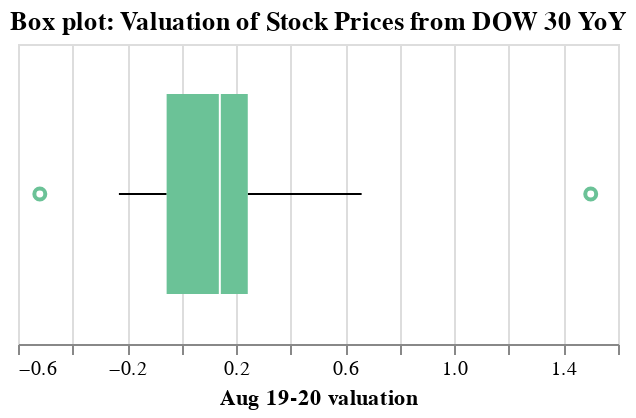

Notebook source saved alongside this figure:
### Code cell
# Box plot with altair

source = prices2

alt.Chart(source, title= 'Box plot: Valuation of Stock Prices from DOW 30 YoY').mark_boxplot(size=100).encode(
    x='Aug 19-20 valuation:Q',
).configure_mark(
    opacity=1,
    color='#6bc297',

).properties(
    width=300,
    height=150
)

### Figure 1 — Vega-Lite specification as saved in the notebook (floating-point values rounded to 4 significant figures)
{"config": {"view": {"continuousWidth": 400, "continuousHeight": 300}, "mark": {"color": "#6bc297", "opacity": 1}}, "data": {"name": "data-dd18187939edda1741f4b74cd208e129"}, "mark": {"type": "boxplot", "size": 100}, "encoding": {"x": {"type": "quantitative", "field": "Aug 19-20 valuation"}}, "height": 150, "title": "Box plot: Valuation of Stock Prices from DOW 30 YoY", "width": 300, "$schema": "https://vega.github.io/schema/vega-lite/v4.8.1.json", "datasets": {"data-dd18187939edda1741f4b74cd208e129": [{"Ticker Code": "AAPL", "Aug 2019": 51.48, "Aug 2020": 128.8, "Aug 19-20 valuation": 1.5}, {"Ticker Code": "AMGN", "Aug 2019": 201.6, "Aug 2020": 251.6, "Aug 19-20 valuation": 0.25}, {"Ticker Code": "AXP", "Aug 2019": 118.3, "Aug 2020": 101.6, "Aug 19-20 valuation": -0.14}, {"Ticker Code": "BA", "Aug 2019": 357.6, "Aug 2020": 171.8, "Aug 19-20 valuation": -0.52}, {"Ticker Code": "CAT", "Aug 2019": 115.3, "Aug 2020": 142.3, "Aug 19-20 valuation": 0.23}, {"Ticker Code": "CSCO", "Aug 2019": 45.33, "Aug 2020": 42.22, "Aug 19-20 valuation": -0.07}, {"Ticker Code": "DIS", "Aug 2019": 136.4, "Aug 2020": 131.9, "Aug 19-20 valuation": -0.03}, {"Ticker Code": "GS", "Aug 2019": 197.8, "Aug 2020": 203.6, "Aug 19-20 valuation": 0.03}, {"Ticker Code": "HD", "Aug 2019": 221.1, "Aug 2020": 283.5, "Aug 19-20 valuation": 0.28}, {"Ticker Code": "IBM", "Aug 2019": 127.6, "Aug 2020": 121.7, "Aug 19-20 valuation": -0.05}, {"Ticker Code": "INTC", "Aug 2019": 46.03, "Aug 2020": 50.61, "Aug 19-20 valuation": 0.1}, {"Ticker Code": "JNJ", "Aug 2019": 124.0, "Aug 2020": 152.4, "Aug 19-20 valuation": 0.23}, {"Ticker Code": "KO", "Aug 2019": 52.85, "Aug 2020": 49.13, "Aug 19-20 valuation": -0.07}, {"Ticker Code": "MCD", "Aug 2019": 211.4, "Aug 2020": 212.3, "Aug 19-20 valuation": 0.0}, {"Ticker Code": "MSFT", "Aug 2019": 135.9, "Aug 2020": 225.0, "Aug 19-20 valuation": 0.66}, {"Ticker Code": "NKE", "Aug 2019": 83.44, "Aug 2020": 111.6, "Aug 19-20 valuation": 0.34}, {"Ticker Code": "PG", "Aug 2019": 117.2, "Aug 2020": 138.3, "Aug 19-20 valuation": 0.18}, {"Ticker Code": "V", "Aug 2019": 179.4, "Aug 2020": 211.7, "Aug 19-20 valuation": 0.18}, {"Ticker Code": "WBA", "Aug 2019": 48.79, "Aug 2020": 37.59, "Aug 19-20 valuation": -0.23}, {"Ticker Code": "WMT", "Aug 2019": 111.7, "Aug 2020": 138.3, "Aug 19-20 valuation": 0.24}]}}
